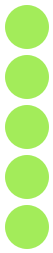
      <widget class="QWidget" name="quickUsers" native="true">
       <property name="geometry">
        <rect>
         <x>80</x>
         <y>205</y>
         <width>53</width>
         <height>253</height>
        </rect>
       </property>
       <property name="maximumSize">
        <size>
         <width>53</width>
         <height>253</height>
        </size>
       </property>
       <property name="styleSheet">
        <string notr="true">background-color: rgba(255, 255, 255, 51);
border-radius: 26px</string>
       </property>
       <widget class="QFrame" name="photoUser_2">
        <property name="geometry">
         <rect>
          <x>5</x>
          <y>5</y>
          <width>44</width>
          <height>44</height>
         </rect>
        </property>
        <property name="maximumSize">
         <size>
          <width>966</width>
          <height>54</height>
         </size>
        </property>
        <property name="styleSheet">
         <string notr="true">background-color: #A3EC5A;
border-radius: 22px</string>
        </property>
        <property name="frameShape">
         <enum>QFrame::StyledPanel</enum>
        </property>
        <property name="frameShadow">
         <enum>QFrame::Raised</enum>
        </property>
        <widget class="QLabel" name="label_15">
         <property name="geometry">
          <rect>
           <x>9</x>
           <y>8</y>
           <width>25</width>
           <height>25</height>
          </rect>
         </property>
         <property name="text">
          <string/>
         </property>
         <property name="pixmap">
          <pixmap resource="VEDA1.qrc">:/icons/icons/user.png</pixmap>
         </property>
         <property name="scaledContents">
          <bool>true</bool>
         </property>
        </widget>
       </widget>
       <widget class="QFrame" name="photoUser_3">
        <property name="geometry">
         <rect>
          <x>5</x>
          <y>55</y>
          <width>44</width>
          <height>44</height>
         </rect>
        </property>
        <property name="maximumSize">
         <size>
          <width>966</width>
          <height>54</height>
         </size>
        </property>
        <property name="styleSheet">
         <string notr="true">background-color: #A3EC5A;
border-radius: 22px</string>
        </property>
        <property name="frameShape">
         <enum>QFrame::StyledPanel</enum>
        </property>
        <property name="frameShadow">
         <enum>QFrame::Raised</enum>
        </property>
        <widget class="QLabel" name="label_16">
         <property name="geometry">
          <rect>
           <x>9</x>
           <y>8</y>
           <width>25</width>
           <height>25</height>
          </rect>
         </property>
         <property name="text">
          <string/>
         </property>
         <property name="pixmap">
          <pixmap resource="VEDA1.qrc">:/icons/icons/user.png</pixmap>
         </property>
         <property name="scaledContents">
          <bool>true</bool>
         </property>
        </widget>
       </widget>
       <widget class="QFrame" name="photoUser_4">
        <property name="geometry">
         <rect>
          <x>5</x>
          <y>105</y>
          <width>44</width>
          <height>44</height>
         </rect>
        </property>
        <property name="maximumSize">
         <size>
          <width>966</width>
          <height>54</height>
         </size>
        </property>
        <property name="styleSheet">
         <string notr="true">background-color: #A3EC5A;
border-radius: 22px</string>
        </property>
        <property name="frameShape">
         <enum>QFrame::StyledPanel</enum>
        </property>
        <property name="frameShadow">
         <enum>QFrame::Raised</enum>
        </property>
        <widget class="QLabel" name="label_17">
         <property name="geometry">
          <rect>
           <x>9</x>
           <y>8</y>
           <width>25</width>
           <height>25</height>
          </rect>
         </property>
         <property name="text">
          <string/>
         </property>
         <property name="pixmap">
          <pixmap resource="VEDA1.qrc">:/icons/icons/user.png</pixmap>
         </property>
         <property name="scaledContents">
          <bool>true</bool>
         </property>
        </widget>
       </widget>
       <widget class="QFrame" name="photoUser_5">
        <property name="geometry">
         <rect>
          <x>5</x>
          <y>155</y>
          <width>44</width>
          <height>44</height>
         </rect>
        </property>
        <property name="maximumSize">
         <size>
          <width>966</width>
          <height>54</height>
         </size>
        </property>
        <property name="styleSheet">
         <string notr="true">background-color: #A3EC5A;
border-radius: 22px</string>
        </property>
        <property name="frameShape">
         <enum>QFrame::StyledPanel</enum>
        </property>
        <property name="frameShadow">
         <enum>QFrame::Raised</enum>
        </property>
        <widget class="QLabel" name="label_18">
         <property name="geometry">
          <rect>
           <x>9</x>
           <y>8</y>
           <width>25</width>
           <height>25</height>
          </rect>
         </property>
         <property name="text">
          <string/>
         </property>
         <property name="pixmap">
          <pixmap resource="VEDA1.qrc">:/icons/icons/user.png</pixmap>
         </property>
         <property name="scaledContents">
          <bool>true</bool>
         </property>
        </widget>
       </widget>
       <widget class="QFrame" name="photoUser_6">
        <property name="geometry">
         <rect>
          <x>5</x>
          <y>205</y>
          <width>44</width>
          <height>44</height>
         </rect>
        </property>
        <property name="maximumSize">
         <size>
          <width>966</width>
          <height>54</height>
         </size>
        </property>
        <property name="styleSheet">
         <string notr="true">background-color: #A3EC5A;
border-radius: 22px</string>
        </property>
        <property name="frameShape">
         <enum>QFrame::StyledPanel</enum>
        </property>
        <property name="frameShadow">
         <enum>QFrame::Raised</enum>
        </property>
        <widget class="QLabel" name="label_19">
         <property name="geometry">
          <rect>
           <x>9</x>
           <y>8</y>
           <width>25</width>
           <height>25</height>
          </rect>
         </property>
         <property name="text">
          <string/>
         </property>
         <property name="pixmap">
          <pixmap resource="VEDA1.qrc">:/icons/icons/user.png</pixmap>
         </property>
         <property name="scaledContents">
          <bool>true</bool>
         </property>
        </widget>
       </widget>
      </widget>
